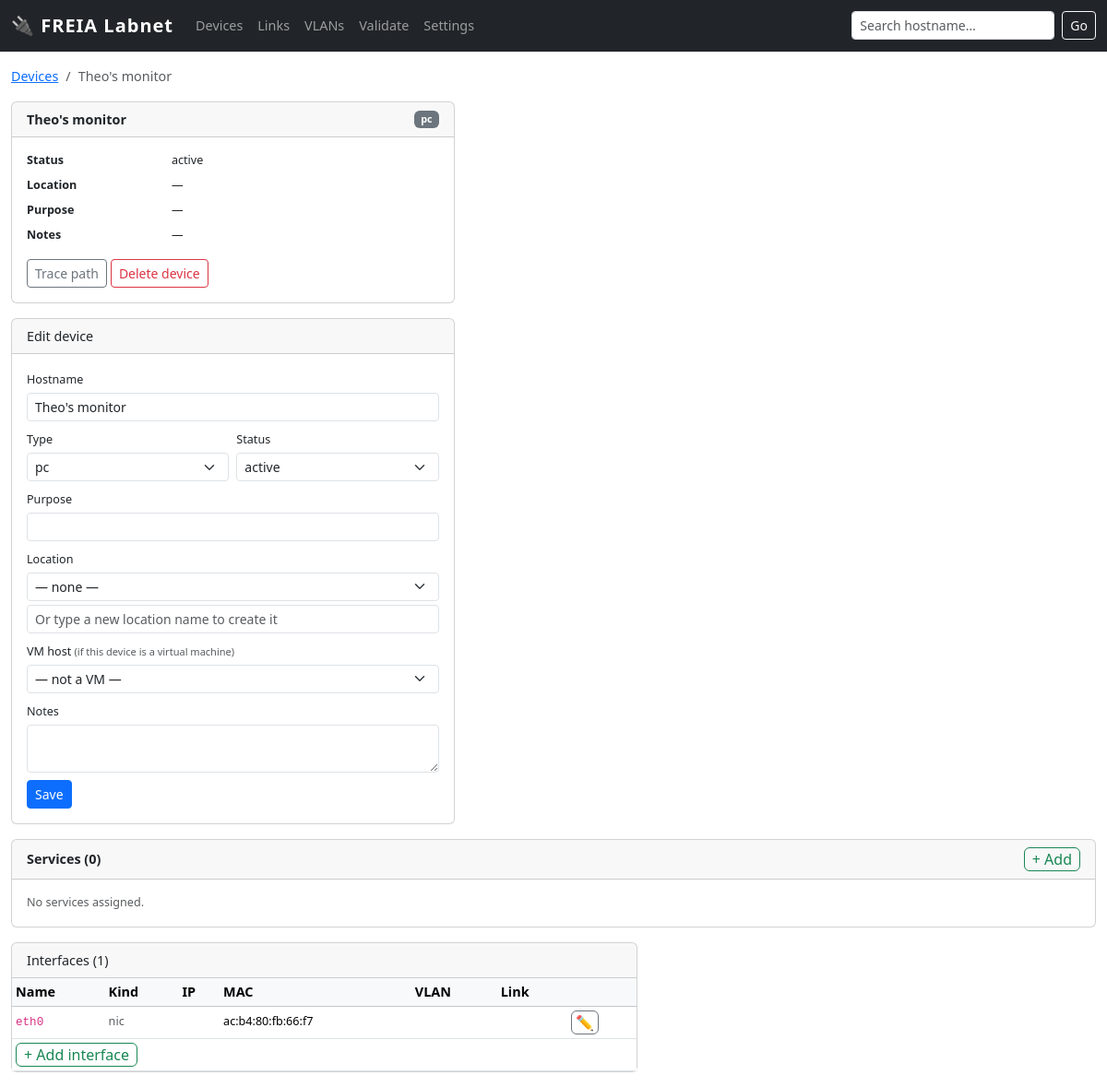
Screenshot of /device/213 with the database file from the repository.
### tables this page shows
CREATE TABLE "device" (
    id INTEGER PRIMARY KEY,
    hostname TEXT UNIQUE,
    kind TEXT NOT NULL,
    vendor_model TEXT,
    os TEXT,
    serial TEXT,
    location_id INTEGER REFERENCES location(id),
    owner TEXT,
    purpose TEXT,
    status TEXT NOT NULL DEFAULT 'active' CHECK(status IN (
        'active','spare','loan','disconnected','retired','planned'
    )),
    notes TEXT,
    vm_host_id INTEGER REFERENCES device(id)
);

CREATE TABLE enum_value (
        id       INTEGER PRIMARY KEY,
        category TEXT NOT NULL,
        value    TEXT NOT NULL,
        UNIQUE(category, value)
    );

CREATE TABLE iface (
    id INTEGER PRIMARY KEY,
    device_id INTEGER NOT NULL REFERENCES device(id) ON DELETE CASCADE,
    name TEXT NOT NULL,                 -- 'eth0','eno5','br0' for NICs; '24','C02-11A-13','P2' for ports
    kind TEXT NOT NULL CHECK(kind IN ('nic','port')),
    mac TEXT,                           -- validate format if present
    ip TEXT,
    prefix INTEGER,
    vlan_id INTEGER,
    notes TEXT, mode TEXT NOT NULL DEFAULT 'access', ip_mode TEXT DEFAULT 'static',  
    UNIQUE(device_id, name)
);

### app.py (the view, shortened to what this page needs)
@app.route('/device/<int:dev_id>')
def device(dev_id):
    dev = query(
        "SELECT d.*, l.name as location_name FROM device d "
        "LEFT JOIN location l ON l.id=d.location_id WHERE d.id=?",
        (dev_id,), one=True)
    if not dev:
        flash('Device not found', 'danger')
        return redirect(url_for('devices'))
    ifaces = query(
        "SELECT i.*, v.vid, v.name as vlan_name FROM iface i "
        "LEFT JOIN vlan v ON v.id=i.vlan_id WHERE i.device_id=?"
        " ORDER BY CAST(i.name AS INTEGER), i.name",
        (dev_id,))
    links = {}
    for iface in ifaces:
        lnks = query("""
            SELECT l.id as link_id, l.cable_nr, l.status, cr.type as cable_type,
                   CASE WHEN l.a_iface_id=? THEN l.b_iface_id ELSE l.a_iface_id END as remote_iface_id
            FROM link l LEFT JOIN cable_ref cr ON cr.nr=l.cable_nr
            WHERE l.a_iface_id=? OR l.b_iface_id=?
        """, (iface['id'], iface['id'], iface['id']))
    dev_services = query("""
        SELECT ds.id, s.name, s.category, ds.role, ds.notes
        FROM device_service ds JOIN service s ON s.id=ds.service_id
        WHERE ds.device_id=? ORDER BY s.category, s.name
    """, (dev_id,))
    all_services = query("SELECT id, name, category FROM service ORDER BY category, name")
    assigned_ids = {r['id'] for r in dev_services}
    avail_services = [s for s in all_services if s['id'] not in assigned_ids]
    vm_host = None
    if dev['vm_host_id']:
        vm_host = query("SELECT id, hostname FROM device WHERE id=?",
                        (dev['vm_host_id'],), one=True)
    hosted_vms = query(
        "SELECT id, hostname FROM device WHERE vm_host_id=? ORDER BY hostname",
        (dev_id,))
    locations = query("SELECT id, name, building, rack FROM location ORDER BY name")
    vlans     = query("SELECT id, vid, name FROM vlan ORDER BY vid")
    all_devs  = query("SELECT id, hostname FROM device ORDER BY hostname")
    return render_template('device.html', dev=dev, ifaces=ifaces, links=links,
        kinds=device_kinds(), statuses=device_statuses(), iface_kinds=IFACE_KINDS,
        locations=locations, vlans=vlans, all_devs=all_devs,
        dev_services=dev_services, avail_services=avail_services,
        vm_host=vm_host, hosted_vms=hosted_vms)

### app.py (called while the page is built)
def get_enum(category):
    try:
        rows = query("SELECT value FROM enum_value WHERE category=? ORDER BY value", (category,))
        return [r['value'] for r in rows]
    except Exception:
        return []

def device_kinds():    return get_enum('device_kind')

def device_statuses(): return get_enum('device_status')

def get_db():
    db = getattr(g, '_database', None)
    if db is None:
        db = g._database = sqlite3.connect(LABNET_PATH)
        db.row_factory = sqlite3.Row
        db.execute('PRAGMA foreign_keys = ON')
    return db

def query(sql, args=(), one=False):
    cur = get_db().execute(sql, args)
    rv = cur.fetchall()
    return (rv[0] if rv else None) if one else rv

### templates/device.html (shortened to what this page needs)
{% extends "base.html" %}
{% block content %}
<nav aria-label="breadcrumb" class="mb-2">
  <ol class="breadcrumb">
    <li class="breadcrumb-item"><a href="/devices">Devices</a></li>
    <li class="breadcrumb-item active">{{ dev['hostname'] }}</li>
  </ol>
</nav>
<div class="row g-3">
  <div class="col-lg-5">
    <div class="card mb-3">
      <div class="card-header d-flex justify-content-between align-items-center">
        <strong>{{ dev['hostname'] }}</strong>
        <span class="badge bg-secondary">{{ dev['kind'] }}</span>
      </div>
      <div class="card-body">
        <dl class="row mb-0 small">
          <dt class="col-4">Status</dt><dd class="col-8">{{ dev['status'] }}</dd>
          <dt class="col-4">Location</dt><dd class="col-8">{{ dev['location_name'] or '—' }}</dd>
          <dt class="col-4">Purpose</dt><dd class="col-8">{{ dev['purpose'] or '—' }}</dd>
          <dt class="col-4">Notes</dt><dd class="col-8">{{ dev['notes'] or '—' }}</dd>
        </dl>
        <div class="mt-2 d-flex flex-wrap gap-1">
          <a href="/trace/{{ dev['hostname'] }}" class="btn btn-sm btn-outline-secondary">Trace path</a>
          <form method="post" action="/device/{{ dev['id'] }}/delete" class="d-inline"
                onsubmit="return confirm('Delete {{ dev['hostname'] }}? This cannot be undone.')">
            <button class="btn btn-sm btn-outline-danger" type="submit">Delete device</button>
          </form>
        </div>
      </div>
    </div>
    <div class="card">
      <div class="card-header">Edit device</div>
      <div class="card-body">
        <form method="post" action="/device/{{ dev['id'] }}/edit">
          <div class="mb-2">
            <label class="form-label small mb-1">Hostname</label>
            <input type="text" name="hostname" class="form-control form-control-sm"
                   value="{{ dev['hostname'] or '' }}" required>
          </div>
          <div class="row g-2 mb-2">
            <div class="col">
              <label class="form-label small mb-1">Type</label>
              <select name="kind" class="form-select form-select-sm">
                {% for k in kinds %}
                <option value="{{ k }}" {% if k == dev['kind'] %}selected{% endif %}>{{ k }}</option>
                {% endfor %}
              </select>
            </div>
            <div class="col">
              <label class="form-label small mb-1">Status</label>
              <select name="status" class="form-select form-select-sm">
                {% for s in statuses %}
                <option value="{{ s }}" {% if s == dev['status'] %}selected{% endif %}>{{ s }}</option>
                {% endfor %}
              </select>
            </div>
          </div>
          <div class="mb-2">
            <label class="form-label small mb-1">Purpose</label>
            <input type="text" name="purpose" class="form-control form-control-sm"
                   value="{{ dev['purpose'] or '' }}">
          </div>
          <div class="mb-2">
            <label class="form-label small mb-1">Location</label>
            <select name="location_id" class="form-select form-select-sm mb-1">
              <option value="">— none —</option>
            </select>
            <input type="text" name="new_location_name" class="form-control form-control-sm"
                   placeholder="Or type a new location name to create it">
          </div>
          <div class="mb-2">
            <label class="form-label small mb-1">VM host <span class="text-muted small">(if this device is a virtual machine)</span></label>
            <select name="vm_host_id" class="form-select form-select-sm">
              <option value="">— not a VM —</option>
            </select>
          </div>
          <div class="mb-2">
            <label class="form-label small mb-1">Notes</label>
            <textarea name="notes" class="form-control form-control-sm" rows="2">{{ dev['notes'] or '' }}</textarea>
          </div>
          <button class="btn btn-sm btn-primary" type="submit">Save</button>
        </form>
      </div>
    </div>
  </div>
  <div class="col-12">
    <div class="card">
      <div class="card-header d-flex justify-content-between align-items-center">
        <strong>Services ({{ dev_services|length }})</strong>
        <button class="btn btn-xs btn-outline-success py-0 px-2"
                data-bs-toggle="collapse" data-bs-target="#add-service-form">+ Add</button>
      </div>
      {% if dev_services %}
      <div class="table-responsive">
        <table class="table table-sm table-hover mb-0">
          <thead class="table-light">
            <tr><th>Service</th><th>Category</th><th>Role</th><th>Notes</th><th></th></tr>
          </thead>
          <tbody>
            {% for ds in dev_services %}
            <tr>
              <td>{{ ds['name'] }}</td>
              <td><span class="badge {% if ds['category'] == 'epics' %}bg-info text-dark{% else %}bg-secondary{% endif %}">{{ ds['category'] }}</span></td>
              <td><small>{{ ds['role'] or '' }}</small></td>
              <td><small class="text-muted">{{ ds['notes'] or '' }}</small></td>
              <td class="text-end">
                <button class="btn btn-xs btn-outline-secondary py-0 px-1"
                        data-bs-toggle="collapse"
                        data-bs-target="#edit-svc-{{ ds['id'] }}">&#x270F;</button>
              </td>
            </tr>
            <tr class="collapse" id="edit-svc-{{ ds['id'] }}">
              <td colspan="5" class="bg-light py-2 px-3">
                <div class="d-flex gap-2 align-items-end flex-wrap">
                  <form method="post" action="/device_service/{{ ds['id'] }}/edit"
                        class="d-flex gap-2 align-items-end flex-wrap">
                    <input type="hidden" name="dev_id" value="{{ dev['id'] }}">
                    <div>
                      <label class="form-label small mb-0">Role</label>
                      <input type="text" name="role" class="form-control form-control-sm"
                             value="{{ ds['role'] or '' }}" placeholder="main / backup / ..." style="width:140px">
                    </div>
                    <div>
                      <label class="form-label small mb-0">Notes</label>
                      <input type="text" name="notes" class="form-control form-control-sm"
                             value="{{ ds['notes'] or '' }}" style="width:220px">
                    </div>
                    <button class="btn btn-sm btn-primary" type="submit">Save</button>
                  </form>
                  <form method="post" action="/device_service/{{ ds['id'] }}/delete"
                        onsubmit="return confirm('Remove ' + '{{ ds['name'] }}' + ' from this device?')">
                    <input type="hidden" name="dev_id" value="{{ dev['id'] }}">
                    <button class="btn btn-sm btn-outline-danger">Remove</button>
                  </form>
                </div>
              </td>
            </tr>
            {% endfor %}
          </tbody>
        </table>
      </div>
      {% else %}
      <div class="card-body text-muted small">No services assigned.</div>
      {% endif %}
    </div>
  </div>
  <div class="col-lg-7">
    <div class="card">
      <div class="card-header">Interfaces ({{ ifaces|length }})</div>
      <div class="table-responsive">
        <table class="table table-sm table-hover mb-0">
          <thead class="table-light">
            <tr>
              <th>Name</th><th>Kind</th><th>IP</th><th>MAC</th><th>VLAN</th><th>Link</th><th></th>
            </tr>
          </thead>
          <tbody>
            {% for iface in ifaces %}
            {% set ldata = links.get(iface['id']) %}
            <tr>
              <td>
                <code>{{ iface['name'] }}</code>
              </td>
              <td><small class="text-muted">{{ iface['kind'] }}</small></td>
              <td>
              </td>
              <td><small>{{ iface['mac'] or '' }}</small></td>
              <td>{% if iface['vid'] %}<span class="badge bg-info text-dark">{{ iface['vid'] }} {{ iface['vlan_name'] or '' }}</span>{% endif %}</td>
              <td>
              </td>
              <td>
                <button class="btn btn-xs btn-outline-secondary py-0 px-1"
                        data-bs-toggle="collapse"
                        data-bs-target="#edit-iface-{{ iface['id'] }}">✏</button>
              </td>
            </tr>
            {% else %}
            <tr><td colspan="7" class="text-muted text-center">No interfaces</td></tr>
            {% endfor %}
            <tr>
              <td colspan="7" class="border-top-0 pt-1 pb-1">
                <button class="btn btn-xs btn-outline-success py-0 px-2"
                        data-bs-toggle="collapse" data-bs-target="#add-iface-form">
                  + Add interface
                </button>
              </td>
            </tr>
          </tbody>
        </table>
      </div>
    </div>
  </div>
</div>
{% endblock %}

### templates/base.html (style rules this page uses)
body { font-size: .9rem; }

### rows the page displays
device: hostname "Theo's monitor", kind "pc", status "active"
iface: name "eth0", kind "nic", mac "ac:b4:80:fb:66:f7"

### other values shown
{{ dev['location_name'] or '—' }} "—"
{{ dev['purpose'] or '—' }} "—"
{{ dev['notes'] or '—' }} "—"
{{ dev_services|length }} "0"
{{ ifaces|length }} "1"
